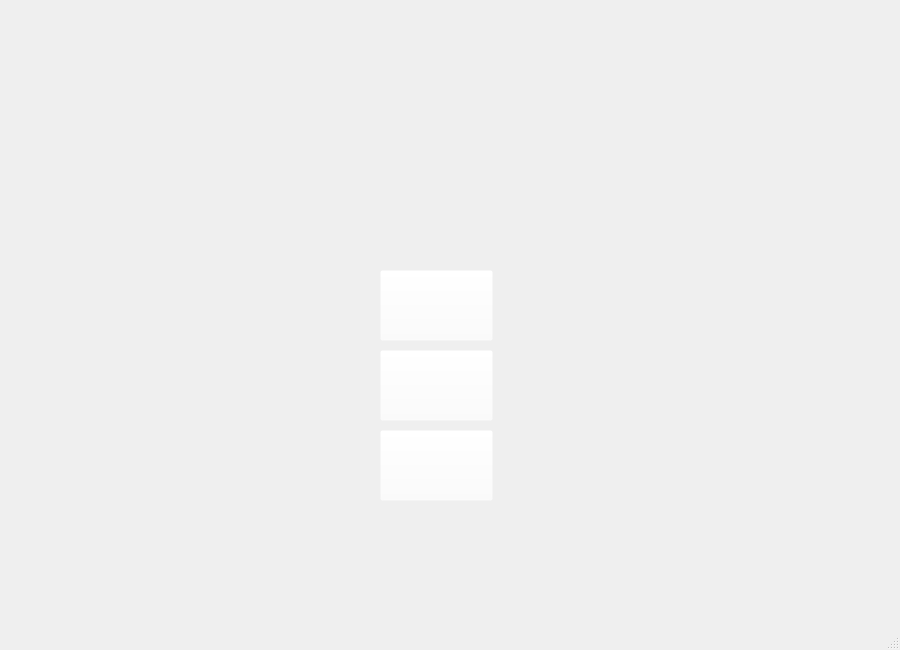
<?xml version="1.0" encoding="UTF-8"?>
<ui version="4.0">
 <class>MainWindow</class>
 <widget class="QMainWindow" name="MainWindow">
  <property name="geometry">
   <rect>
    <x>0</x>
    <y>0</y>
    <width>900</width>
    <height>650</height>
   </rect>
  </property>
  <property name="minimumSize">
   <size>
    <width>900</width>
    <height>650</height>
   </size>
  </property>
  <property name="maximumSize">
   <size>
    <width>900</width>
    <height>650</height>
   </size>
  </property>
  <property name="windowTitle">
   <string>MainWindow</string>
  </property>
  <property name="styleSheet">
   <string notr="true"/>
  </property>
  <widget class="QWidget" name="centralWidget">
   <widget class="QWidget" name="widget" native="true">
    <property name="geometry">
     <rect>
      <x>0</x>
      <y>0</y>
      <width>900</width>
      <height>650</height>
     </rect>
    </property>
    <property name="styleSheet">
     <string notr="true">background-image: url(:/image/resource/titlescreen.jpg);</string>
    </property>
    <zorder>help</zorder>
   </widget>
   <widget class="QPushButton" name="AModel">
    <property name="geometry">
     <rect>
      <x>380</x>
      <y>270</y>
      <width>113</width>
      <height>71</height>
     </rect>
    </property>
    <property name="styleSheet">
     <string notr="true">
border-image: url(:/image/resource/bthA.png);
background-color: rgba(255, 255, 255, 0);</string>
    </property>
    <property name="text">
     <string/>
    </property>
   </widget>
   <widget class="QPushButton" name="help">
    <property name="geometry">
     <rect>
      <x>380</x>
      <y>350</y>
      <width>113</width>
      <height>71</height>
     </rect>
    </property>
    <property name="styleSheet">
     <string notr="true">
border-image: url(:/image/resource/bthbz.png);
background-color: rgba(255, 255, 255, 0);</string>
    </property>
    <property name="text">
     <string/>
    </property>
   </widget>
   <widget class="QPushButton" name="exit">
    <property name="geometry">
     <rect>
      <x>380</x>
      <y>430</y>
      <width>113</width>
      <height>71</height>
     </rect>
    </property>
    <property name="styleSheet">
     <string notr="true">
border-image: url(:/image/resource/bthtc.png);
background-color: rgba(255, 255, 255, 0);</string>
    </property>
    <property name="text">
     <string/>
    </property>
   </widget>
  </widget>
  <widget class="QMenuBar" name="menuBar">
   <property name="geometry">
    <rect>
     <x>0</x>
     <y>0</y>
     <width>900</width>
     <height>22</height>
    </rect>
   </property>
  </widget>
  <widget class="QStatusBar" name="statusBar"/>
 </widget>
 <layoutdefault spacing="6" margin="11"/>
 <resources/>
 <connections/>
</ui>
